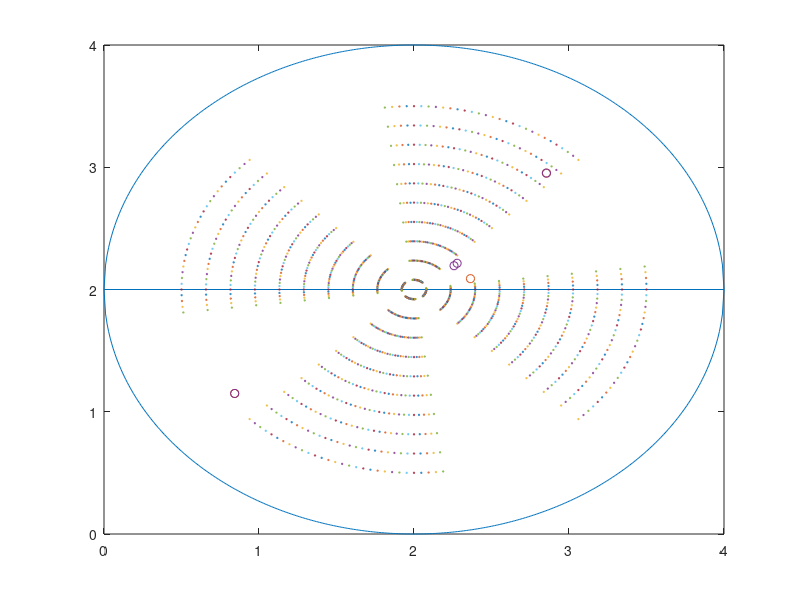

This figure's MATLAB source:
clear,clc

l = 4;
umbral = 0.1;
n = 3; % Numero de particulas.
d = 2; % Numero de dimensiones.
t = 15; % Numero de pasos.
vel = 0.5; % Valor maximo de paso dimensional permitido.
pos = unifrnd(0.2 * l, 0.8 * l, n, d); % 0.2 y 0.8 son valores arbitrarios para que las particulas esten dentro del molino. 
tam = 20 * ones(1, n); % Vector de tamaño para n particulas.
nmax = 100; % Maximo numero de particulas que pueden existir.
vel_stirr = 0.01*pi;
thetacol = (20 * zeros (1,n))';

r_mill = 2;
r_st = 1.5;
x = 0: 0.01: 2*r_mill;
yup = sqrt(r_mill^2 - (x - r_mill).^2) + r_mill;
ydown = -1 * sqrt(r_mill^2 - (x - r_mill).^2) + r_mill;
mill = vertcat(horzcat(x',yup'),horzcat(x',ydown'));
plot(mill(:, 1), mill(:, 2));
hold on

plot(pos(:, 1), pos(:, 2), 'o', 'markersize', 6);
hold on

t1 = 0.25*pi;
t2 = 0.75*pi;
for i=1:30
  theta_s1 = (linspace(t1, t1, 20))';
  theta_s2 = (linspace(t2, t2, 20))';
  r_stirr = (linspace(-r_st, r_st, 20))';
  x_s1 = (r_stirr * cos(t1)) + r_mill;
  y_s1 = (r_stirr * sin(t1)) + r_mill;
  x_s2 = (r_stirr * cos(t2)) + r_mill;
  y_s2 = (r_stirr * sin(t2)) + r_mill;
  stirrer = vertcat(horzcat(x_s1,y_s1),horzcat(x_s2,y_s2));
  plot(stirrer(:, 1), stirrer(:, 2), 'o', 'markersize', 1);
  t1 += vel_stirr;
  t2 += vel_stirr;
  sz = size(stirrer);
  choque = [];
  contador = 0;
  sig = n + 1;
  for i = 1:n % Colisiones contra el stirrer.
    for j = 1:sz(1)
      dis_ns = sqrt(sum((pos(i,:)-stirrer(j,:)).^2));
      dif = umbral - dis_ns;
        if rand() < dif / umbral % Puede o no fragmentarse en funcion de este rand()
          ti = tam(i);
          if ti > 2
            tam(i) = 1 + randi(ti - 2); % en el nuevo codigo, el rompimiento debe estar en funcion de algo, no debe ser aleatorio.
            fi = ti - tam(i);
            tam(sig) = fi;
            pos(sig, :) = pos(i, :) + 0.02;
            chubidubi = pos(i,:);
              if chubidubi(1) > l/2 && chubidubi(2) > l/2
                thetacol(i) = 135;
              endif
              if chubidubi(1) < l/2 && chubidubi(2) > l/2
                thetacol(i) = 225;
              endif
              if chubidubi(1) < l/2 && chubidubi(2) < l/2
                thetacol(i) = 315;
              endif
              if chubidubi(1) > l/2 && chubidubi(2) < l/2
                thetacol(i) = 45;
              endif
            thetacol(sig) = thetacol(i) + 5;
            delta_x = 0.15 * cosd(thetacol(i));
            delta_y = 0.15 * sind(thetacol(i));
            delta = horzcat(delta_x, delta_y);
            pos(i,:) += delta;
            pos(sig,:) += delta;
            plot(pos(:, 1), pos(:, 2), 'o', 'markersize', 6);
            sig++;
          endif    
        endif  
    endfor 
  endfor
  
  pause(0.5)
  
endfor
